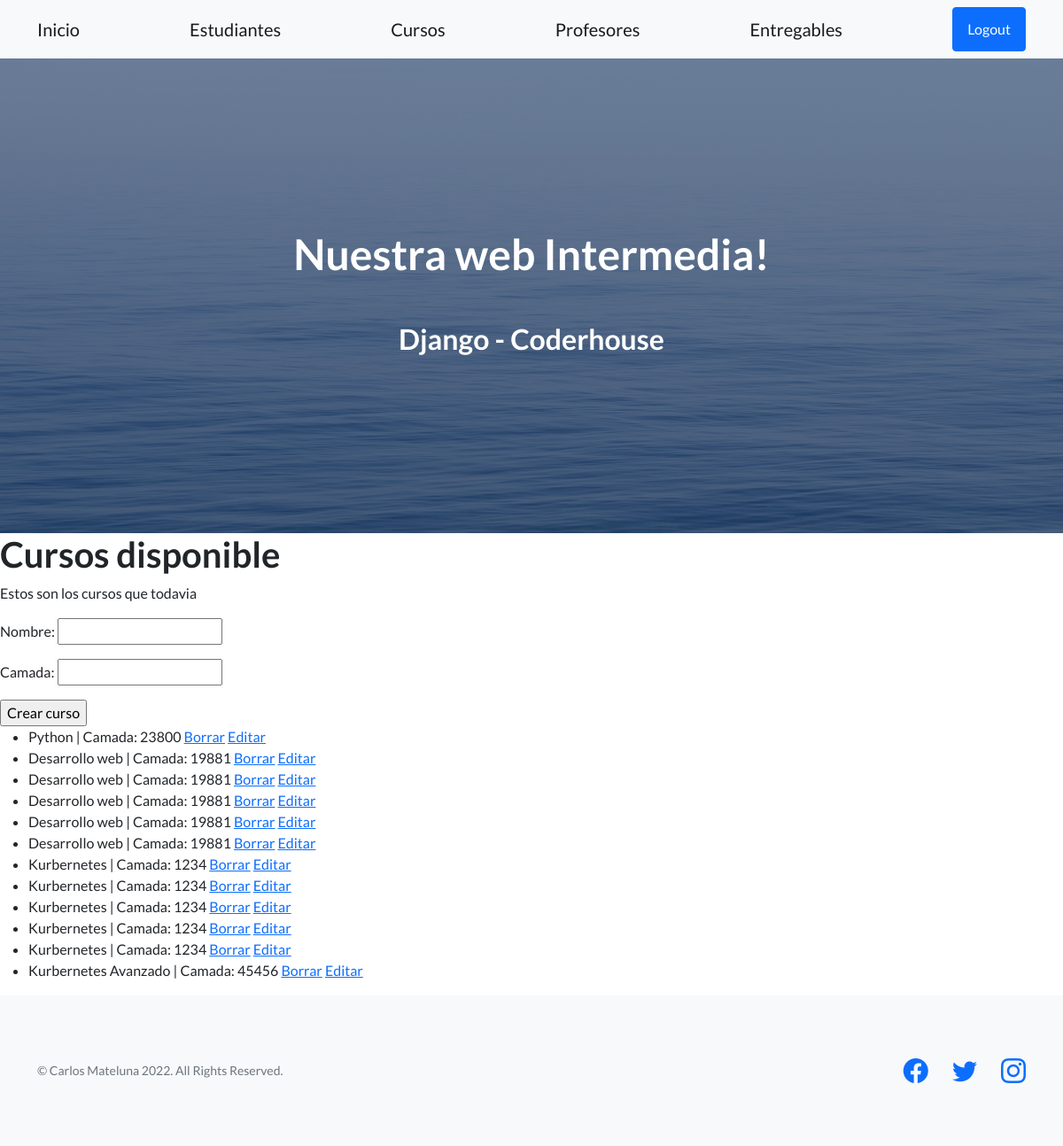
Before: /cursos/ (signed in) with the older database file.
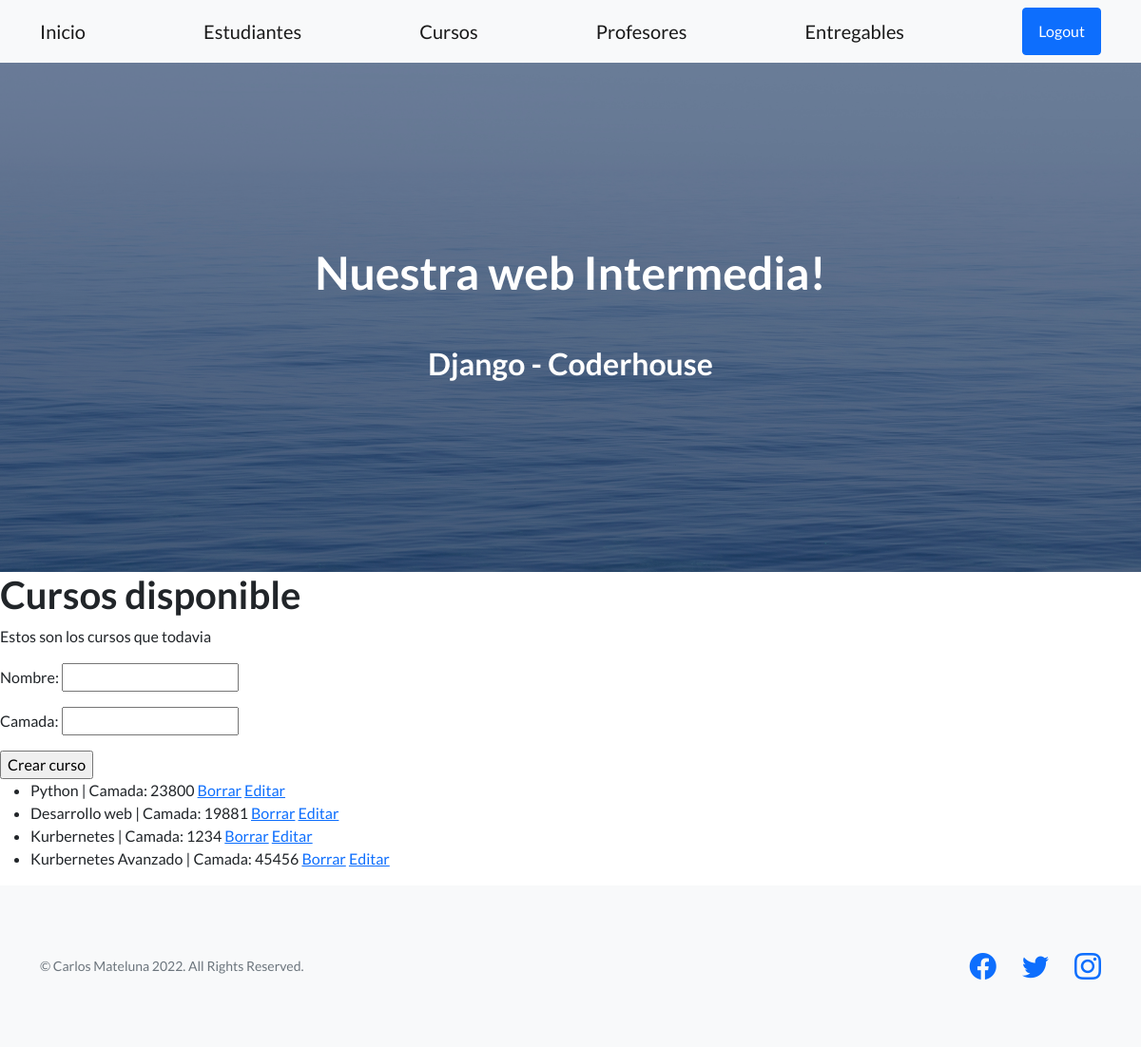
After: the same page with the newer database file.
### AppCoder/models.py (models this page shows)
class Curso(models.Model):
    nombre = models.CharField(max_length=50)
    camada = models.IntegerField()
    def __str__(self):
        return f"{self.nombre} | Camada: {self.camada}"

### AppCoder/views.py (the view, shortened to what this page needs)
# urls.py: path("cursos/", cursos, name="coder-cursos"),
@login_required
def cursos(request):
    errores = ""
    cursos = Curso.objects.all() # Obtener TODOS los registro de ese modelo
    formulario = CursoFormulario()
    contexto = {"listado_cursos": cursos, "formulario": formulario, "errores": errores}
    return render(request, "AppCoder/cursos.html", contexto)

### AppCoder/forms.py
class CursoFormulario(forms.Form):
    nombre = forms.CharField(min_length=3)
    camada = forms.IntegerField()

### AppCoder/templates/AppCoder/cursos.html (shortened to what this page needs)
{% extends 'AppCoder/base.html' %}
{% block contenido %}
<h1>Cursos disponible</h1>
<p>Estos son los cursos que todavia</p>
<form method="post">
  {{ formulario.as_p }}
  <input type="submit" value="Crear curso">
</form>
{% if listado_cursos %}
<ul>
{% for curso in listado_cursos %}
  <li> {{curso}} <a href="{% url 'coder-cursos-borrar' curso.id %}">Borrar</a> <a href="{% url 'coder-cursos-editar' curso.id %}">Editar</a> </li>
  {% endfor %}
</ul>
  {% else %}
  <p>No hay cursos disponible de momentos</p>
{% endif %}
{% endblock  %}

### AppCoder/templates/AppCoder/base.html (shortened to what this page needs)
<!DOCTYPE html>
<html lang="en">
    <head>
        {% load static %}
        <link href="https://cdn.jsdelivr.net/npm/bootstrap-icons@1.5.0/font/bootstrap-icons.css" rel="stylesheet" type="text/css" />
        <link href="{% static 'AppCoder/css/styles.css' %}" rel="stylesheet" />
    </head>
    <body>
        <nav class="navbar navbar-light bg-light static-top">
            <div class="container">
                <a class="navbar-brand" href="{% url 'coder-inicio'  %}">Inicio</a>
                <a class="navbar-brand" href="{% url 'coder-estudiantes' %}"> Estudiantes</a>
                <a class="navbar-brand" href="{% url 'coder-cursos' %}"> Cursos</a>
                <a class="navbar-brand" href="{% url 'coder-profesores' %}"> Profesores</a>
                <a class="navbar-brand" href="{% url 'coder-entregables' %}"> Entregables</a>
                {% if request.user.is_authenticated %}
                    <a class="btn btn-primary" href="{% url 'auth-logout' %}">Logout</a>
                {% else %}
                    <a class="btn btn-primary" href="{% url 'auth-login' %}">Sign Up</a>
                {% endif %}
            </div>
        </nav>
        <header class="masthead">
            <div class="container position-relative">
                <div class="row justify-content-center">
                    <div class="col-xl-6">
                        <div class="text-center text-white">
                            <h1 class="mb-5">Nuestra web Intermedia!</h1>
                            <h2>Django - Coderhouse</h2>
                        </div>
                    </div>
                </div>
            </div>
        </header>
        {% block contenido  %}
        {% endblock  %}
        <footer class="footer bg-light">
            <div class="container">
                <div class="row">
                    <div class="col-lg-6 h-100 text-center text-lg-start my-auto">
                        <p class="text-muted small mb-4 mb-lg-0">&copy; Carlos Mateluna 2022. All Rights Reserved.</p>
                    </div>
                    <div class="col-lg-6 h-100 text-center text-lg-end my-auto">
                        <ul class="list-inline mb-0">
                            <li class="list-inline-item me-4">
                                <a href="#!"><i class="bi-facebook fs-3"></i></a>
                            </li>
                            <li class="list-inline-item me-4">
                                <a href="#!"><i class="bi-twitter fs-3"></i></a>
                            </li>
                            <li class="list-inline-item">
                                <a href="#!"><i class="bi-instagram fs-3"></i></a>
                            </li>
                        </ul>
                    </div>
                </div>
            </div>
        </footer>
    </body>
</html>

Changed rows visible on the page:
removed Curso: nombre+camada "Desarrollo web | Camada: 19881"
removed Curso: nombre+camada "Desarrollo web | Camada: 19881"
removed Curso: nombre+camada "Desarrollo web | Camada: 19881"
removed Curso: nombre+camada "Desarrollo web | Camada: 19881"
removed Curso: nombre+camada "Kurbernetes | Camada: 1234"
removed Curso: nombre+camada "Kurbernetes | Camada: 1234"
removed Curso: nombre+camada "Kurbernetes | Camada: 1234"
removed Curso: nombre+camada "Kurbernetes | Camada: 1234"
